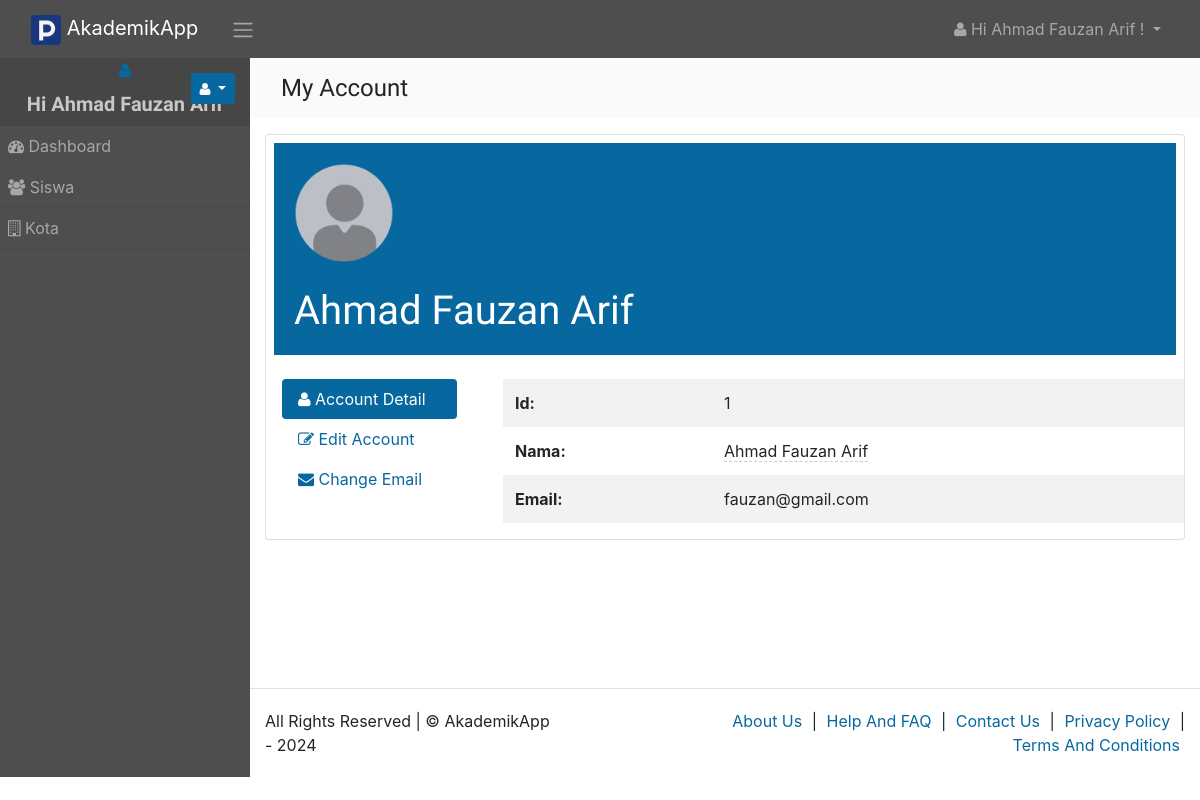
Page /account (signed in) on the committed database.
### tables this page shows
CREATE TABLE `user` (
  `id` int(11) NOT NULL,
  `nama` varchar(100) NOT NULL,
  `email` varchar(20) NOT NULL,
  `password` varchar(255) DEFAULT NULL,
  `login_session_key` varchar(255) DEFAULT NULL,
  `email_status` varchar(255) DEFAULT NULL,
  `password_expire_date` datetime DEFAULT '2024-01-05 00:00:00',
  `password_reset_key` varchar(255) DEFAULT NULL
);

### index.php (called while the page is built, shortened)
<?php
	require(HELPERS_DIR . 'Functions.php');
	require(SYSTEM_DIR . 'BaseView.php');
	$page = new Router;
	$page->init();

### app/models/PDODb.php (called while the page is built, shortened)
<?php
class PDODb
{
    private $connectionParams = array(
        'type' => 'mysql',
        'host' => null,
        'username' => null,
        'password' => null,
        'dbname' => null,
        'port' => null,
        'charset' => null
    );
    private $groupBy = array();
    private $orderBy = array();
    private $params = array();
    private $pdo;
    private $prefix = '';
    private $query = '';
    private $queryOptions = array();
    private $returnType = PDO::FETCH_ASSOC;
    private $useGenerator = false;
    public function __construct($type, $host = null, $username = null, $password = null, $dbname = null, $port = null, $charset = null)
    {
        if (is_array($type)) {
            $this->connectionParams = $type;
        }
		elseif (is_object($type)) {
            $this->pdo = $type;
        }
		else {
            foreach ($this->connectionParams as $key => $param) {
                if (isset($$key) && !is_null($$key)) {
                    $this->connectionParams[$key] = $$key;
                }
            }
        }
    }
    public function connect()
    {
		$dbType = strtolower($this->connectionParams['type']);
		if($dbType == 'sqlite'){
			$this->fieldQuote = '"';
			$connectionString = 'sqlite:'.$this->connectionParams['dbname'];
			$this->pdo = new PDO($connectionString);
		}
		else{
			$connectionString = $this->connectionParams['type'].':';
			$connectionParams = ['host', 'dbname', 'port'];
			foreach ($connectionParams as $connectionParam) {
				if (!empty($this->connectionParams[$connectionParam])) {
					$connectionString .= $connectionParam.'='.$this->connectionParams[$connectionParam].';';
				}
			}
			$connectionString = rtrim($connectionString, ';');
			$options = array(
				PDO::ATTR_ERRMODE => PDO::ERRMODE_EXCEPTION,
				PDO::ATTR_PERSISTENT => false
			);
			$this->pdo = new PDO($connectionString, $this->connectionParams['username'], $this->connectionParams['password'], $options);
			$charset = $this->connectionParams['charset'];
			if(!empty($charset)){
				$this->pdo->query("SET NAMES '$charset'");
			}
		}
    }
    private function buildCondition($operator, $conditions)
    {
        if (empty($conditions)) {
            return;
        }
        $this->query .= ' '.$operator;
        foreach ($conditions as $cond) {
            list ($concat, $varName, $operator, $val) = $cond;
            $this->query .= " ".$concat." ".$varName;
            switch (strtolower($operator)) {
                default:
                    if (is_array($val)) {
                        $this->params = array_merge($this->params, $val);
                    } elseif ($val === null) {
                        $this->query .= ' '.$operator." NULL";
                    } elseif ($val != 'DBNULL' || $val == '0') {
                        $this->query .= $this->buildPair($operator, $val);
                    }
            }
        }
    }
    protected function buildGroupBy()
    {
        if (empty($this->groupBy)) {
            return;
        }
        $this->query .= " GROUP BY ";
        $this->query = rtrim($this->query, ', ')." ";
    }
    private function buildLimit($numRows)
    {
		$dbType = $this->connectionParams['type'];
		if($dbType == 'sqlsrv'){
			if (is_array($numRows)) {
				$limit = $numRows[1];
				$offset = intval($numRows[0]);
				$orderby = null;
				if(empty($this->orderBy)){
					$orderby = " ORDER BY(SELECT NULL)";
				}
				$this->query .= "$orderby OFFSET $offset ROWS FETCH NEXT $limit ROWS ONLY";
			}
		}
		else{
			if (is_array($numRows)) {
				$this->query .= ' LIMIT '.(int) $numRows[1].' OFFSET '.(int) $numRows[0];
			}
			else {
				$this->query .= ' LIMIT '.(int) $numRows;
			}
		}
	}
    private function buildOrderBy()
    {
        if (empty($this->orderBy)) {
            return;
        }
        $this->query .= " ORDER BY ";
        $this->query = rtrim($this->query, ', ')." ";
    }
    private function buildPair($operator, $value)
    {
        if (!is_object($value)) {
            $this->params[] = $value;
            return ' '.$operator.' ? ';
        }
        $subQuery = $value->getSubQuery();
        return " ".$operator." (".$subQuery['query'].") ".$subQuery['alias'];
    }
    private function buildQuery($numRows, $tableData = null)
    {
		$this->params = [];
        return $this->prepare();
    }
    private function buildResult($stmt)
    {
		if ($stmt->columnCount () == 0){
			return $stmt->rowCount();
		}
		else{
			if ($this->useGenerator) {
				return $this->buildResultGenerator($stmt);
			}
			else {
				return $stmt->fetchAll($this->returnType);
			}
		}
    }
    private function determineType($item)
    {
        switch (gettype($item)) {
            case 'integer':
                return PDO::PARAM_INT;
        }
    }
    private function getTableName($tableName)
    {
        return strpos($tableName, '.') !== false ? $tableName : $this->prefix.$tableName;
    }
    public function get($tableName, $numRows = null, $columns = '*')
    {
        $column = is_array($columns) ? implode(', ', $columns) : $columns;
		$dbType = $this->connectionParams['type'];
		$queryOptions = implode(' ', $this->queryOptions);
		$sqlsrvTop = "";
        $this->query = "SELECT $queryOptions $sqlsrvTop $column FROM " . $this->getTableName($tableName);
		$stmt = $this->buildQuery($numRows);
        $stmt->execute();
        $result = $this->buildResult($stmt);
        return $result;
    }
    public function getOne($tableName, $columns = '*')
    {
        $result = $this->get($tableName, 1, $columns);
        if ($this->useGenerator) {
            return $result->current() ? $result->current() : false;
        } else {
            return $result ? $result[0] : false;
        }
    }
    public function pdo()
    {
        if (!$this->pdo) {
            $this->connect();
        }
        return $this->pdo;
    }
    private function prepare()
    {
		$query = $this->query;
        $stmt = $this->pdo()->prepare($query);
        foreach ($this->params as $key => $value) {
            $stmt->bindValue(is_int($key) ? $key + 1 : ':'.$key, $value, $this->determineType($value));
        }
        return $stmt;
    }
    private function reset()
    {
        $this->groupBy         = [];
        $this->orderBy         = [];
        $this->params          = [];
        $this->query           = '';
        $this->queryOptions    = [];
    }
}

### app/views/partials/account/view.php (the view, shortened to what this page needs)
<?php
$page_element_id = "view-page-" . random_str();
$current_page = $this->set_current_page_link();
$data = $this->view_data;
$show_header = $this->show_header;
?>
<section class="page" id="<?php echo $page_element_id; ?>" data-page-type="view"  data-display-type="table" data-page-url="<?php print_link($current_page); ?>">
    <?php
    if( $show_header == true ){
    ?>
    <div  class="bg-light p-3 mb-3">
        <div class="container">
            <div class="row ">
                <div class="col ">
                    <h4 class="record-title">My Account</h4>
                </div>
            </div>
        </div>
    </div>
    <?php
    }
    ?>
    <div  class="">
        <div class="container">
            <div class="row ">
                <div class="col-md-12 comp-grid">
                    <div  class="card animated fadeIn page-content">
                        <?php
                        if(!empty($data)){
                        ?>
                        <div class="bg-primary m-2 mb-4">
                            <div class="profile">
                                <div class="avatar"><img src="<?php print_link("assets/images/avatar.png") ?>" />
                                </div>
                                <h1 class="title mt-4"><?php echo $data['nama']; ?></h1>
                            </div>
                        </div>
                        <div class="row">
                            <div class="col-md-3">
                                <div class="mx-3 mb-3">
                                    <ul class="nav nav-pills flex-column text-left">
                                        <li class="nav-item">
                                            <a data-toggle="tab" href="#AccountPageView" class="nav-link active">
                                                <i class="fa fa-user"></i> Account Detail
                                            </a>
                                        </li>
                                        <li class="nav-item">
                                            <a data-toggle="tab" href="#AccountPageEdit" class="nav-link">
                                                <i class="fa fa-edit"></i> Edit Account
                                            </a>
                                        </li>
                                        <li class="nav-item">
                                            <a data-toggle="tab" href="#AccountPageChangeEmail" class="nav-link">
                                                <i class="fa fa-envelope"></i> Change Email
                                            </a>
                                        </li>
                                    </ul>
                                </div>
                            </div>
                            <div class="col-sm-9">
                                <div class="mb-3">
                                    <div class="tab-content">
                                        <div class="tab-pane show active fade" id="AccountPageView" role="tabpanel">
                                            <table class="table table-hover table-borderless table-striped">
                                                <tbody class="page-data" id="page-data-<?php echo $page_element_id; ?>">
                                                    <tr  class="td-id">
                                                        <th class="title"> Id: </th>
                                                        <td class="value"> <?php echo $data['id']; ?></td>
                                                    </tr>
                                                    <tr  class="td-nama">
                                                        <th class="title"> Nama: </th>
                                                        <td class="value">
                                                            <span  data-value="<?php echo $data['nama']; ?>"
                                                                data-pk="<?php echo $data['id'] ?>"
                                                                data-url="<?php print_link("user/editfield/" . urlencode($data['id'])); ?>"
                                                                data-name="nama"
                                                                data-title="Enter Nama"
                                                                data-placement="left"
                                                                data-toggle="click"
                                                                data-type="text"
                                                                data-mode="popover"
                                                                data-showbuttons="left"
                                                                class="is-editable" >
                                                                <?php echo $data['nama']; ?>
                                                            </span>
                                                        </td>
                                                    </tr>
                                                    <tr  class="td-email">
                                                        <th class="title"> Email: </th>
                                                        <td class="value"> <?php echo $data['email']; ?></td>
                                                    </tr>
                                                </tbody>
                                            </table>
                                        </div>
                                    </div>
                                </div>
                            </div>
                        </div>
                        <?php
                        }
                        ?>
                    </div>
                </div>
            </div>
        </div>
    </div>
</section>

### assets/css/custom-style.css (style rules this page uses)
body { margin: 0; padding: 0; overflow-x: hidden; }
td, th { position:relative; }
td .is-editable { border-bottom:none; border-bottom: 1px dashed #ccc; }
.nav a.nav-link { position: relative; }
.table tr td { vertical-align: middle !important; }
.table { margin-bottom: 0; }
.table-borderless tbody tr td, .table-borderless tbody tr th, .table-borderless thead tr th { border: none; }
h1, h2, h3, h4, h5 { margin: 0; padding: 0; }
.profile { padding: 20px; }
.profile .avatar img { border-radius:50%; max-width:100px; max-height: 100px;; }
.profile .title { text-transform: capitalize; color: #fff; }
body { padding-top:50px; }

### rows in the picture
user: nama "Ahmad Fauzan Arif", id "1", email "fauzan@gmail.com"

### other values in the picture
SITE_NAME "AkademikApp"
USER_NAME "Ahmad Fauzan Arif"
$menuobj['label'] "Dashboard"
$menuobj['label'] "Siswa"
$menuobj['label'] "Kota"
